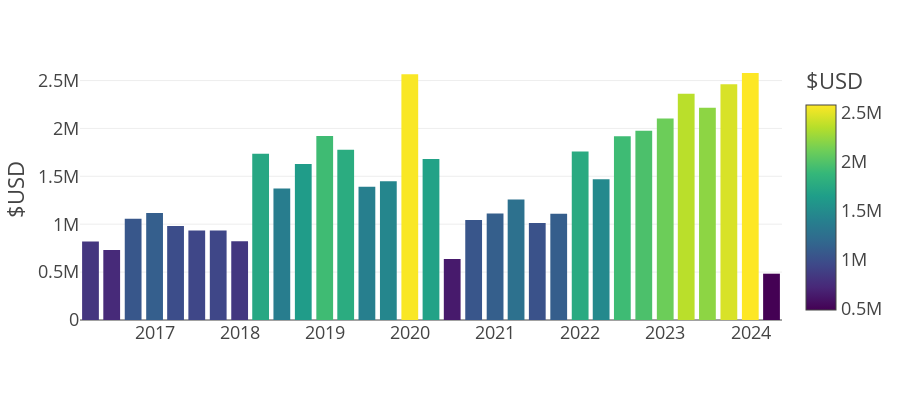

Source (notebook cell):
### Code cell
### bar graph should populate if all is well

level_2 = pd.read_sql('SELECT * FROM level_2;', con = engine)
level_2.date = pd.to_datetime(level_2.date)

px.bar(level_2.set_index('date').groupby(pd.Grouper(freq='Q'))['usd'].sum(),
        y='usd',
        template='presentation',
        labels={'usd':'$USD',
                'date':''},
        color='usd',
        width=900,
        height=400)
